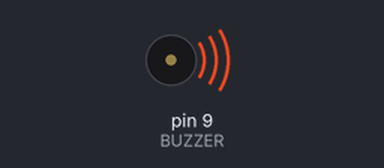
Recording of a sketch running on a simulated Arduino Uno, built with avr-gcc and run on an emulated ATmega328P. On the bench: buzzer (waves = sounding).

Above: at 0.1 s.
At 19.1 s:
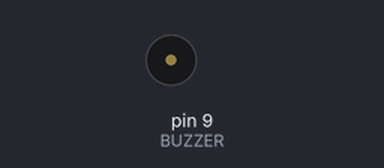
Timing chart, 0 to 20.6 s (numbered marks = the images above):
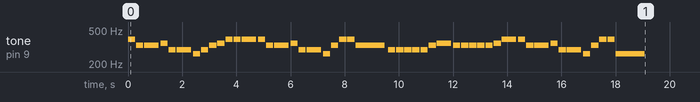

The sketch:

03_buzzer.ino
```cpp
// 03_buzzer：無源蜂鳴器播放〈小蜜蜂〉
const int BUZZER = 9;
// ① 簡譜 1–7（Do 到 Si）的頻率
const int FREQ[] = {0, 262, 294, 330, 349, 392, 440, 494};
const int BEAT_MS = 300;  // 一拍幾毫秒
// ② 簡譜：一個字一拍，'-' 是前一個音延長一拍
const char SONG[] = "533-422-1234555-533-422-13553---"
                    "2222234-3333345-533-422-13551---";

void setup() {
  for (int i = 0; SONG[i] != '\0'; i++) {
    if (SONG[i] == '-') continue;
    int beats = 1;
    while (SONG[i + beats] == '-') beats++;  // ③ 這個音有幾拍
    tone(BUZZER, FREQ[SONG[i] - '0'], beats * BEAT_MS * 0.9);
    delay(beats * BEAT_MS);
  }
}
void loop() {}  // 只播一次，按 RESET 再聽
```
